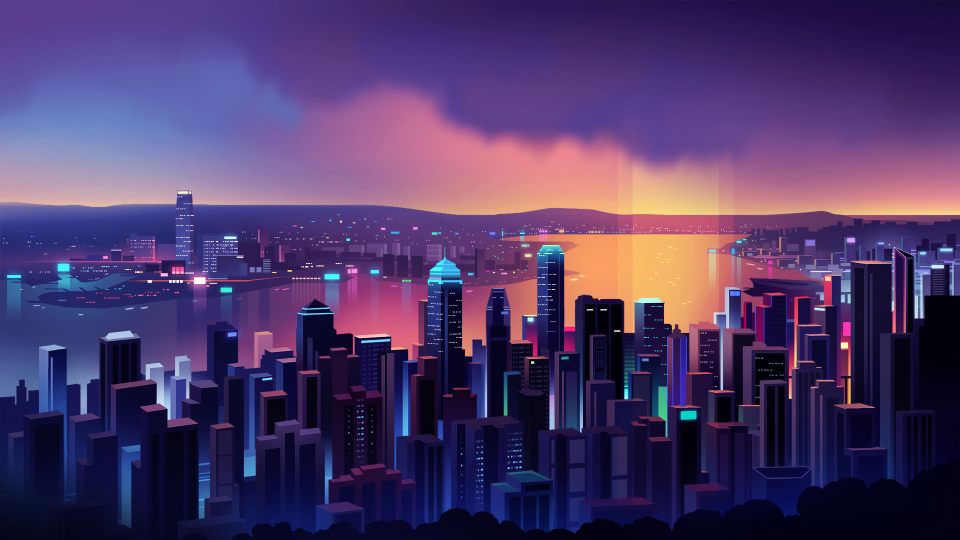
#> input picture dotfiles/dot-config/hypr/hong-kong-night.jpg, 1920 x 1080 px (shown at 1/2 size)
$ python split_wallpaper.py ../../../hypr/hong-kong-night.jpg
#> lines starting #> are read from the running program, lines starting #| are printed output that depends on the picture
#> in split_wallpaper, img is the input picture: PIL image 1920x1080 RGB; mean R, G, B 77.6, 57.1, 104.2
"""Split any wallpaper for a triple-monitor setup (or produce a single center image).

Triple-monitor layout:
  DP-2 (left)   1920x1080 @ -1920,250
  DP-1 (center) 2560x1440 @ 0,0
  DP-3 (right)  2560x1440 @ 2560,0

In triple mode the image is scaled to cover the full virtual desktop (7040x1440)
and each monitor's region is cropped with correct y-offsets.

In --center-only mode a single center.png is produced, scaled-to-cover 2560x1440.

Usage:
  python split_wallpaper.py <image_path> [output_dir]                # triple split
  python split_wallpaper.py <image_path> [output_dir] --center-only  # center only
"""

import os
import sys
from PIL import Image

MONITORS = {
    "left":   {"x": 0,    "y": 250, "w": 1920, "h": 1080},
    "center": {"x": 1920, "y": 0,   "w": 2560, "h": 1440},
    "right":  {"x": 4480, "y": 0,   "w": 2560, "h": 1440},
}

CANVAS_W = 7040
CANVAS_H = 1440

CENTER_W = 2560
CENTER_H = 1440


def _cover_resize(img, target_w, target_h):
#> called with target_w = 7040, target_h = 1440
    src_w, src_h = img.size
#> src_w = 1920; src_h = 1080
    scale = max(target_w / src_w, target_h / src_h)
#> scale = 3.67
    new_w = round(src_w * scale)
#> new_w = 7040
    new_h = round(src_h * scale)
#> new_h = 3960
    if new_w != src_w or new_h != src_h:
        img = img.resize((new_w, new_h), Image.LANCZOS)
#> img: PIL image 7040x3960 RGB
    return img, new_w, new_h


def split_wallpaper(image_path, output_dir="."):
    with Image.open(image_path) as img:
        img, new_w, new_h = _cover_resize(img, CANVAS_W, CANVAS_H)
#> new_w = 7040; new_h = 3960
        off_x = (new_w - CANVAS_W) // 2
#> off_x = 0
        off_y = (new_h - CANVAS_H) // 2
#> off_y = 1260

        for name, mon in MONITORS.items():
            x1 = off_x + mon["x"]
            y1 = off_y + mon["y"]
            x2 = x1 + mon["w"]
            y2 = y1 + mon["h"]

            x1, y1 = max(0, x1), max(0, y1)
            x2, y2 = min(new_w, x2), min(new_h, y2)

            cropped = img.crop((x1, y1, x2, y2))

            if cropped.size != (mon["w"], mon["h"]):
                canvas = Image.new("RGB", (mon["w"], mon["h"]), (0, 0, 0))
                canvas.paste(cropped, (0, 0))
                cropped = canvas

            out_path = os.path.join(output_dir, f"{name}.png")
            cropped.save(out_path)
            print(f"Saved {out_path} ({mon['w']}x{mon['h']})")
#> this loop made 3 passes
#> (x1, y1, x2, y2) on passes 1 to 3: (0, 1510, 1920, 2590), (1920, 1260, 4480, 2700), (4480, 1260, 7040, 2700)
#> pass 1, in split_wallpaper, `cropped = img.crop((x1, y1, x2, y2))`:
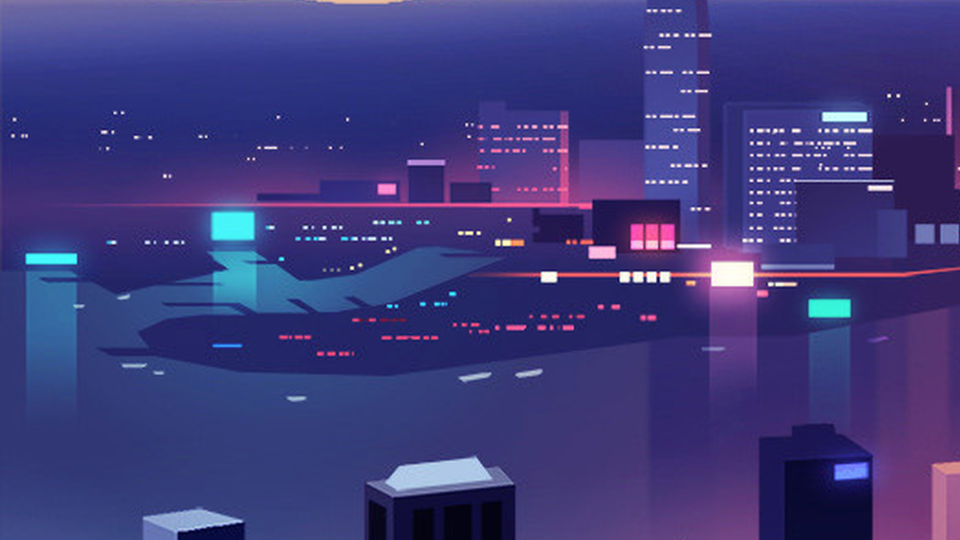
#> cropped: PIL image 1920x1080 RGB (shown at 1/2 size); mean R, G, B 62.5, 59, 124.3
#> pass 2, in split_wallpaper, `cropped = img.crop((x1, y1, x2, y2))`:
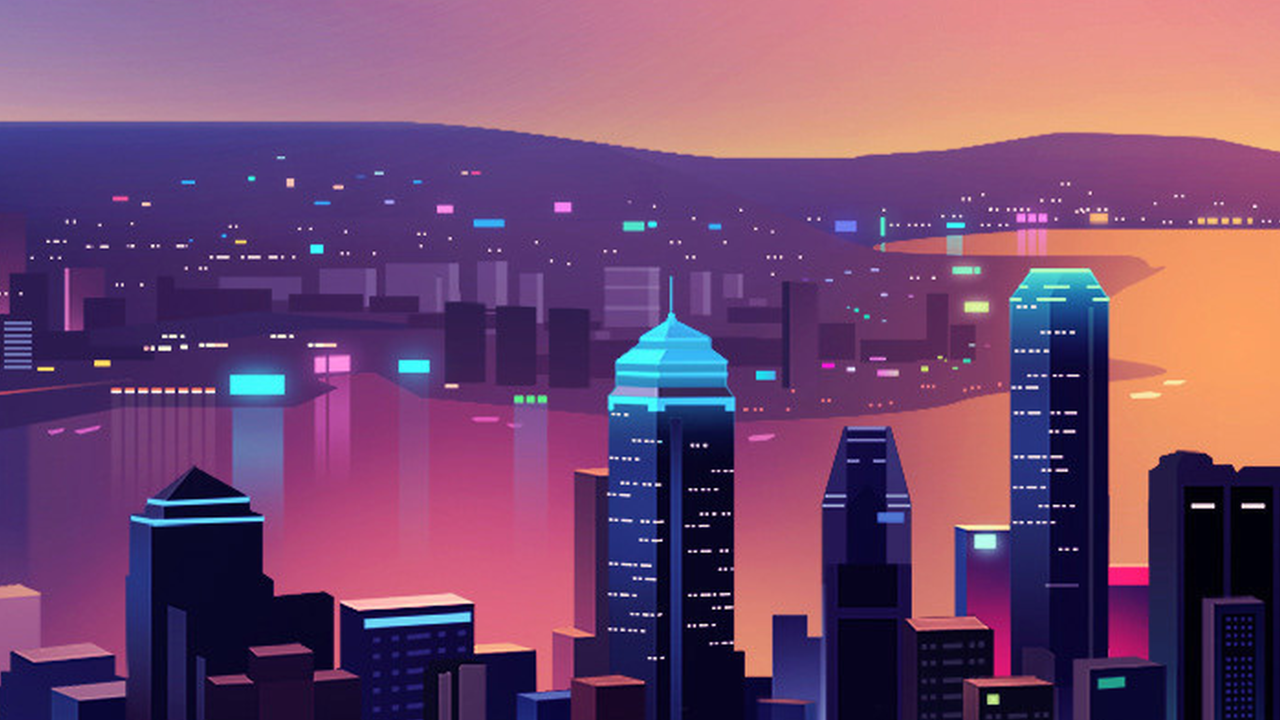
#> cropped: PIL image 2560x1440 RGB (shown at 1/2 size); mean R, G, B 116.1, 73.8, 110.9
#> pass 3, in split_wallpaper, `cropped = img.crop((x1, y1, x2, y2))`:
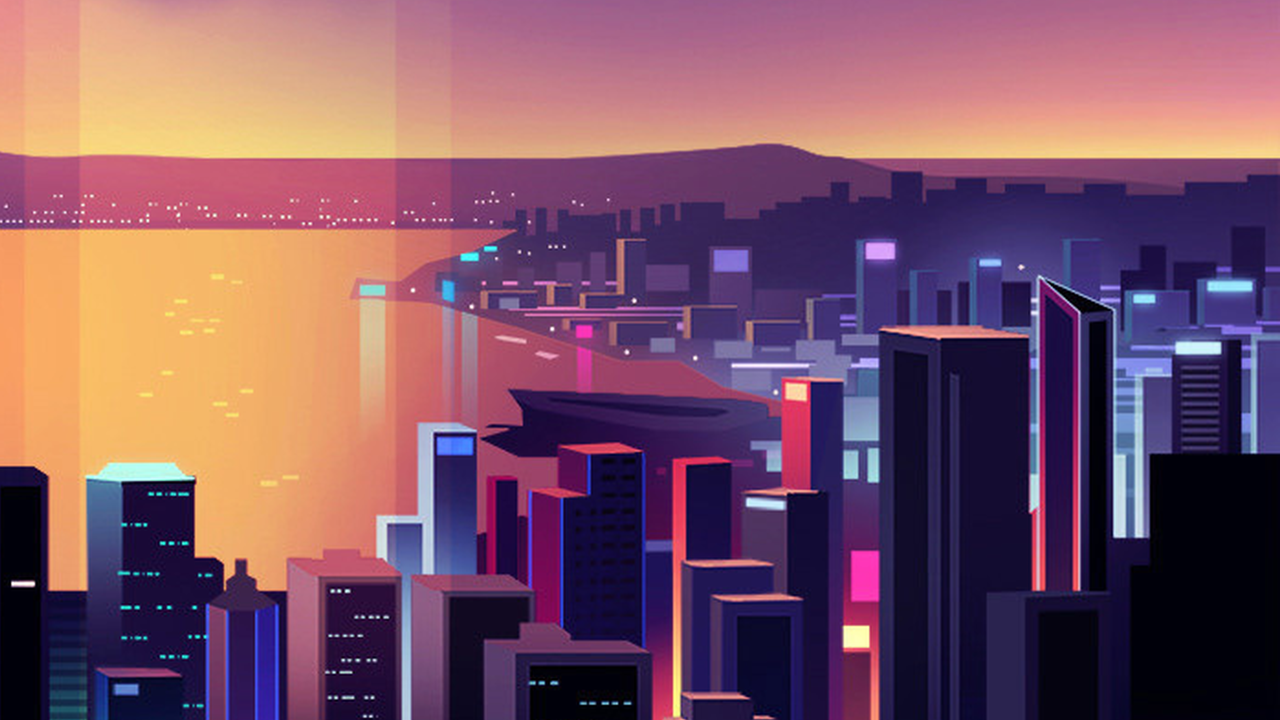
#> cropped: PIL image 2560x1440 RGB (shown at 1/2 size); mean R, G, B 124.4, 83.3, 101.2


def center_only(image_path, output_dir="."):
    with Image.open(image_path) as img:
        if img.mode != "RGB":
            img = img.convert("RGB")
        img, new_w, new_h = _cover_resize(img, CENTER_W, CENTER_H)
        off_x = (new_w - CENTER_W) // 2
        off_y = (new_h - CENTER_H) // 2
        cropped = img.crop((off_x, off_y, off_x + CENTER_W, off_y + CENTER_H))
        out_path = os.path.join(output_dir, "center.png")
        cropped.save(out_path)
        print(f"Saved {out_path} ({CENTER_W}x{CENTER_H})")


if __name__ == "__main__":
    args = [a for a in sys.argv[1:] if not a.startswith("--")]
    flags = {a for a in sys.argv[1:] if a.startswith("--")}

    if not args:
        print("Usage: python split_wallpaper.py <image_path> [output_dir] [--center-only]")
        sys.exit(1)

    image_path = args[0]
    output_dir = args[1] if len(args) > 1 else "."
    os.makedirs(output_dir, exist_ok=True)

    if "--center-only" in flags:
        center_only(image_path, output_dir)
    else:
        split_wallpaper(image_path, output_dir)
